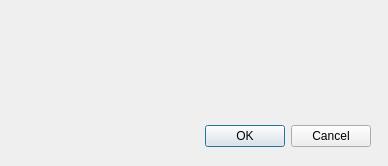
<?xml version="1.0" encoding="UTF-8"?>
<ui version="4.0">
 <class>DialogAjoutRayons</class>
 <widget class="QDialog" name="DialogAjoutRayons">
  <property name="geometry">
   <rect>
    <x>0</x>
    <y>0</y>
    <width>388</width>
    <height>166</height>
   </rect>
  </property>
  <property name="windowTitle">
   <string>Ajout Rayon</string>
  </property>
  <property name="windowIcon">
   <iconset resource="ressources.qrc">
    <normaloff>:/images/docs/emblem-web.png</normaloff>:/images/docs/emblem-web.png</iconset>
  </property>
  <widget class="QDialogButtonBox" name="buttonBox">
   <property name="geometry">
    <rect>
     <x>30</x>
     <y>120</y>
     <width>341</width>
     <height>32</height>
    </rect>
   </property>
   <property name="orientation">
    <enum>Qt::Horizontal</enum>
   </property>
   <property name="standardButtons">
    <set>QDialogButtonBox::Cancel|QDialogButtonBox::Ok</set>
   </property>
  </widget>
 </widget>
 <resources>
  <include location="ressources.qrc"/>
 </resources>
 <connections>
  <connection>
   <sender>buttonBox</sender>
   <signal>accepted()</signal>
   <receiver>DialogAjoutRayons</receiver>
   <slot>accept()</slot>
   <hints>
    <hint type="sourcelabel">
     <x>248</x>
     <y>254</y>
    </hint>
    <hint type="destinationlabel">
     <x>157</x>
     <y>274</y>
    </hint>
   </hints>
  </connection>
  <connection>
   <sender>buttonBox</sender>
   <signal>rejected()</signal>
   <receiver>DialogAjoutRayons</receiver>
   <slot>reject()</slot>
   <hints>
    <hint type="sourcelabel">
     <x>316</x>
     <y>260</y>
    </hint>
    <hint type="destinationlabel">
     <x>286</x>
     <y>274</y>
    </hint>
   </hints>
  </connection>
 </connections>
</ui>
